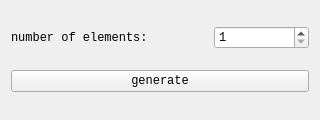
<?xml version="1.0" encoding="UTF-8"?>
<ui version="4.0">
 <class>Dialog</class>
 <widget class="QWidget" name="Dialog">
  <property name="geometry">
   <rect>
    <x>0</x>
    <y>0</y>
    <width>320</width>
    <height>120</height>
   </rect>
  </property>
  <property name="minimumSize">
   <size>
    <width>320</width>
    <height>120</height>
   </size>
  </property>
  <property name="maximumSize">
   <size>
    <width>320</width>
    <height>120</height>
   </size>
  </property>
  <property name="windowTitle">
   <string>?</string>
  </property>
  <layout class="QHBoxLayout" name="horizontalLayout_2">
   <item>
    <layout class="QVBoxLayout" name="verticalLayout">
     <item>
      <layout class="QHBoxLayout" name="horizontalLayout" stretch="1000,486">
       <item>
        <widget class="QLabel" name="label">
         <property name="font">
          <font>
           <family>Consolas</family>
          </font>
         </property>
         <property name="text">
          <string>number of elements:</string>
         </property>
        </widget>
       </item>
       <item>
        <widget class="QSpinBox" name="spinBox">
         <property name="font">
          <font>
           <family>Consolas</family>
          </font>
         </property>
         <property name="minimum">
          <number>1</number>
         </property>
         <property name="maximum">
          <number>99</number>
         </property>
        </widget>
       </item>
      </layout>
     </item>
     <item>
      <widget class="QPushButton" name="pushButton">
       <property name="font">
        <font>
         <family>Consolas</family>
        </font>
       </property>
       <property name="text">
        <string>generate</string>
       </property>
      </widget>
     </item>
    </layout>
   </item>
  </layout>
 </widget>
 <resources/>
 <connections>
  <connection>
   <sender>pushButton</sender>
   <signal>clicked()</signal>
   <receiver>Dialog</receiver>
   <slot>generate()</slot>
   <hints>
    <hint type="sourcelabel">
     <x>159</x>
     <y>95</y>
    </hint>
    <hint type="destinationlabel">
     <x>159</x>
     <y>59</y>
    </hint>
   </hints>
  </connection>
 </connections>
 <slots>
  <slot>generate()</slot>
 </slots>
</ui>
